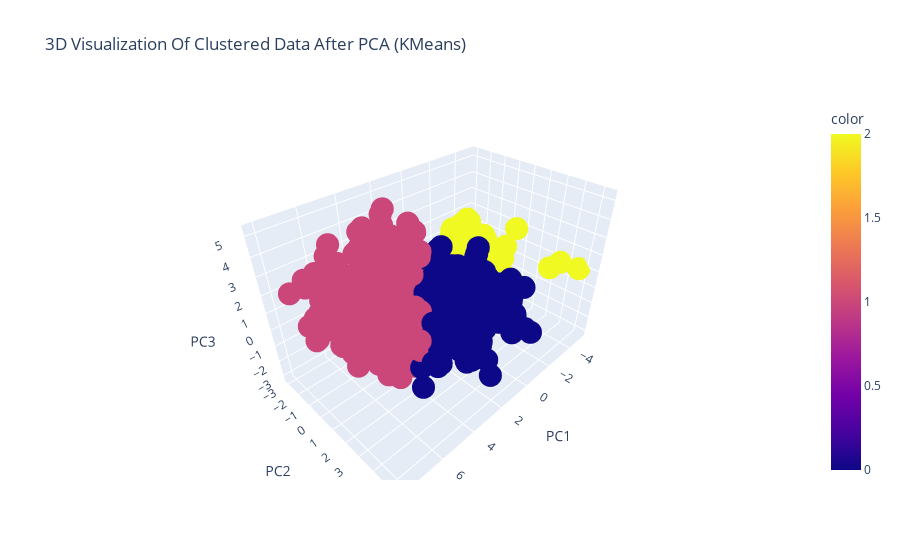

The code cell stored with this chart in its notebook:
### Code cell
# 3D interactive scatter plot
fig = px.scatter_3d(
    pca_df,
    x='PC1',
    y='PC2',
    z='PC3',
    color=y_kmeans,
    title='3D Visualization Of Clustered Data After PCA (KMeans)',
)

fig.update_layout(
    scene=dict(
        xaxis_title='PC1',
        yaxis_title='PC2',
        zaxis_title='PC3'
    )
)

fig.show()

### Figure 1 — Plotly figure (JSON) as saved in the notebook; plotly's stock layout.template omitted (floating-point values rounded to 4 significant figures; data arrays with more than 128 entries replaced by an {"elided": "..."} marker saying what was removed)
{"data": [{"hovertemplate": "PC1=%{x}<br>PC2=%{y}<br>PC3=%{z}<br>color=%{marker.color}<extra></extra>", "legendgroup": "", "marker": {"color": {"elided": "2205 int values"}, "coloraxis": "coloraxis", "symbol": "circle"}, "mode": "markers", "name": "", "scene": "scene", "showlegend": false, "type": "scatter3d", "x": {"elided": "2205 float values"}, "y": {"elided": "2205 float values"}, "z": {"elided": "2205 float values"}}], "layout": {"coloraxis": {"colorbar": {"title": {"text": "color"}}, "colorscale": [[0, "#0d0887"], [0.1111, "#46039f"], [0.2222, "#7201a8"], [0.3333, "#9c179e"], [0.4444, "#bd3786"], [0.5556, "#d8576b"], [0.6667, "#ed7953"], [0.7778, "#fb9f3a"], [0.8889, "#fdca26"], [1, "#f0f921"]]}, "legend": {"tracegroupgap": 0}, "scene": {"domain": {"x": [0, 1], "y": [0, 1]}, "xaxis": {"title": {"text": "PC1"}}, "yaxis": {"title": {"text": "PC2"}}, "zaxis": {"title": {"text": "PC3"}}}, "title": {"text": "3D Visualization Of Clustered Data After PCA (KMeans)"}}}
